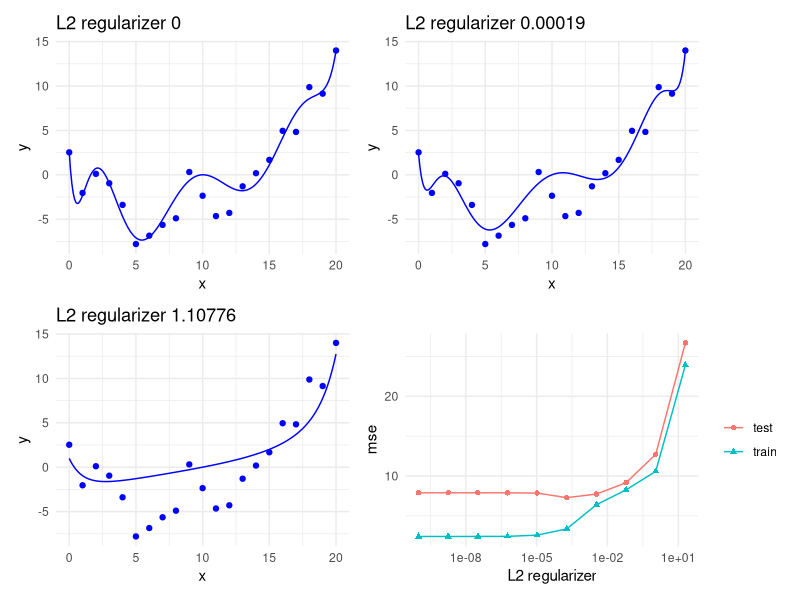

This chart was generated by the following R code:
library(glmnet)
library(patchwork)
library(tidyverse)

make_1dregression_data <- function(n = 21) {
  set.seed(0)

  xtrain <- seq(0, 20, length.out = n)
  xtest <- seq(0, 20, by = 0.1)

  sigma2 <- 4
  w <- c(-1.5, 1/9)

  fun <- function(x) w[1] * x + w[2] * x^2

  ytrain <- fun(xtrain) +
    rnorm(length(xtrain), sd = sqrt(sigma2))
  ytest <- fun(xtest) +
    rnorm(length(xtest), sd = sqrt(sigma2))

  list(
    xtrain = xtrain,
    ytrain = ytrain,
    xtest = xtest,
    ytest = ytest
  )
}

scale01 <- function(x) {
  2 * (x - min(x)) /
    (max(x) - min(x)) - 1
}

poly_design <- function(x, deg) {
  sapply(
    1:deg,
    function(d) x^d
  ) |>
    as.matrix()
}

mse <- function(yhat, y) mean((yhat - y)^2)

dat <- make_1dregression_data()

xtrain <- dat$xtrain
ytrain <- dat$ytrain
xtest <- dat$xtest
ytest <- dat$ytest

Xtrain <- scale01(xtrain)
Xtest <- scale01(xtest)

deg <- 14

Xtrain_poly <- poly_design(Xtrain, deg)
Xtest_poly <- poly_design(Xtest, deg)

lambdas <- exp(
  seq(
    log(1e-10), log(10^1.3),
    length.out = 10
  )
)

mse_train <- numeric(length(lambdas))
mse_test <- numeric(length(lambdas))
pred_store <- list()

for (i in seq_along(lambdas)) {
  model <- glmnet(
    x = Xtrain_poly,
    y = ytrain,
    alpha = 0, # alpha = 0 → ridge (pure L2)
    lambda = lambdas[i],
    intercept = FALSE,
    standardize = FALSE
  )

  ytrain_pred <- as.numeric(
    predict(model, Xtrain_poly)
  )
  ytest_pred <- as.numeric(
    predict(model, Xtest_poly)
  )

  mse_train[i] <- mse(ytrain_pred, ytrain)
  mse_test[i] <- mse(ytest_pred, ytest)

  pred_store[[i]] <- ytest_pred
}

df_mse <- tibble(
  lambda = lambdas,
  train = mse_train,
  test = mse_test
) |>
  pivot_longer(
    -lambda,
    names_to = "set",
    values_to = "mse"
  )

p1 <- ggplot(
  df_mse,
  aes(
    lambda, mse,
    colour = set, shape = set
  )
) +
  geom_line() +
  geom_point() +
  scale_x_log10() +
  theme_minimal() +
  labs(
    x = "L2 regularizer",
    y = "mse",
    colour = NULL,
    shape = NULL
  )

chosen <- c(1, 6, 9)

plots <- lapply(
  seq_along(chosen),
  function(i) {

    idx <- chosen[i]

    tibble(
      x = xtest,
      y = pred_store[[idx]]
    ) |>
      ggplot(aes(x, y)) +
      geom_line(color = "blue") +
      geom_point(
        data = tibble(x = xtrain, y = ytrain),
        color = "blue",
        aes(x, y)
      ) +
      theme_minimal() +
      labs(
        title = paste0(
          "L2 regularizer ",
          round(lambdas[idx], 5)
        )
      )
  }
)

(plots[[1]] + plots[[2]]) /
  (plots[[3]] + p1)
